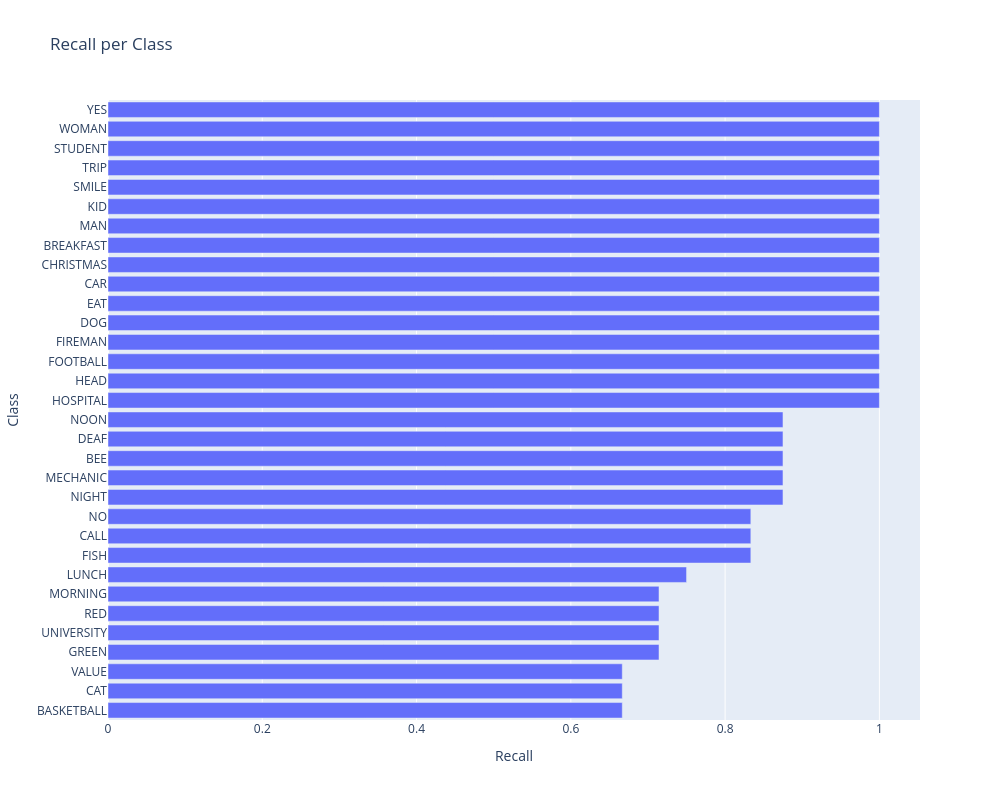

Notebook code for this chart:
### Code cell
from sklearn.metrics import recall_score

recalls = recall_score(
    y_true,
    y_pred,
    labels=labels_ids,
    average=None,
    zero_division=0
)

order = np.argsort(recalls)

fig = go.Figure(go.Bar(
    x=recalls[order],
    y=labels_names[order],
    orientation="h"
))

fig.update_layout(
    title="Recall per Class",
    xaxis_title="Recall",
    yaxis_title="Class",
    width=1000,
    height=800,
)

fig.show()

### Figure 1 — Plotly figure (JSON) as saved in the notebook; plotly's stock layout.template omitted (floating-point values rounded to 4 significant figures)
{"data": [{"orientation": "h", "type": "bar", "x": [0.6667, 0.6667, 0.6667, 0.7143, 0.7143, 0.7143, 0.7143, 0.75, 0.8333, 0.8333, 0.8333, 0.875, 0.875, 0.875, 0.875, 0.875, 1.0, 1.0, 1.0, 1.0, 1.0, 1.0, 1.0, 1.0, 1.0, 1.0, 1.0, 1.0, 1.0, 1.0, 1.0, 1.0], "y": ["BASKETBALL", "CAT", "VALUE", "GREEN", "UNIVERSITY", "RED", "MORNING", "LUNCH", "FISH", "CALL", "NO", "NIGHT", "MECHANIC", "BEE", "DEAF", "NOON", "HOSPITAL", "HEAD", "FOOTBALL", "FIREMAN", "DOG", "EAT", "CAR", "CHRISTMAS", "BREAKFAST", "MAN", "KID", "SMILE", "TRIP", "STUDENT", "WOMAN", "YES"]}], "layout": {"height": 800, "title": {"text": "Recall per Class"}, "width": 1000, "xaxis": {"title": {"text": "Recall"}}, "yaxis": {"title": {"text": "Class"}}}}
